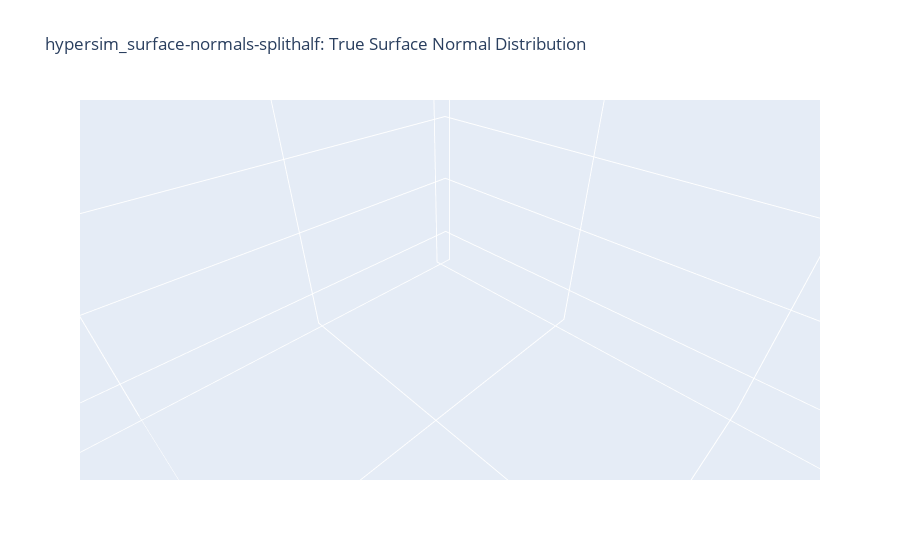

The notebook cell saved with this chart:
### Code cell
fig = go.Figure(data=[go.Scatter3d(x=true_directions[:, 0], 
                                   y=true_directions[:, 1], 
                                   z=true_directions[:, 2],
                                   mode='markers',
                                   marker=dict(
                                    size=5,
                                    color=true_directions[:, 0],                # set color to an array/list of desired values
                                    colorscale='Viridis',   # choose a colorscale
                                    opacity=0.8
                                ))])

fig.update_layout({"title": f"{experimentName}: True Surface Normal Distribution"})
fig.show()

### Figure 1 — Plotly figure (JSON) as saved in the notebook; plotly's stock layout.template omitted (floating-point values rounded to 4 significant figures; data arrays with more than 128 entries replaced by an {"elided": "..."} marker saying what was removed)
{"data": [{"marker": {"color": {"elided": "4763 float values"}, "colorscale": [[0, "#440154"], [0.1111, "#482878"], [0.2222, "#3e4989"], [0.3333, "#31688e"], [0.4444, "#26828e"], [0.5556, "#1f9e89"], [0.6667, "#35b779"], [0.7778, "#6ece58"], [0.8889, "#b5de2b"], [1, "#fde725"]], "opacity": 0.8, "size": 5}, "mode": "markers", "type": "scatter3d", "x": {"elided": "4763 float values"}, "y": {"elided": "4763 float values"}, "z": {"elided": "4763 float values"}}], "layout": {"autosize": true, "scene": {"aspectmode": "auto", "aspectratio": {"x": 1.042, "y": 1.065, "z": 0.9009}, "camera": {"center": {"x": 0, "y": 0, "z": 0}, "eye": {"x": 0.005774, "y": 0.005774, "z": 0.005774}, "projection": {"type": "perspective"}, "up": {"x": 0, "y": 0, "z": 1}}}, "title": {"text": "hypersim_surface-normals-splithalf: True Surface Normal Distribution"}}}
